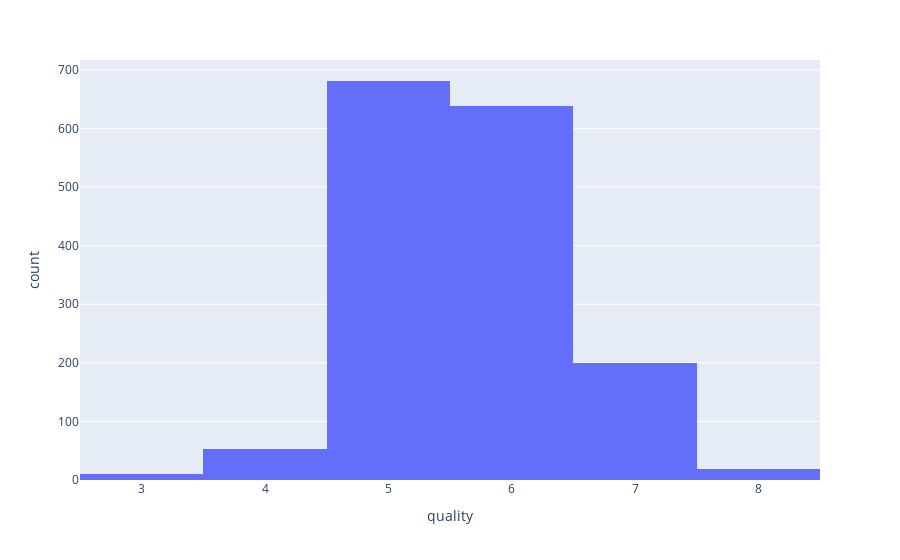

Notebook code for this chart:
### Code cell
#see distribution of quality variable, we can set the variable fig
fig = px.histogram(df, x ='quality')
fig.show()

### Figure 1 — Plotly figure (JSON) as saved in the notebook; plotly's stock layout.template omitted (floating-point values rounded to 4 significant figures; data arrays with more than 128 entries replaced by an {"elided": "..."} marker saying what was removed)
{"data": [{"alignmentgroup": "True", "bingroup": "x", "hovertemplate": "quality=%{x}<br>count=%{y}<extra></extra>", "legendgroup": "", "marker": {"color": "#636efa"}, "name": "", "offsetgroup": "", "orientation": "v", "showlegend": false, "type": "histogram", "x": {"elided": "1599 int values"}, "xaxis": "x", "yaxis": "y"}], "layout": {"barmode": "relative", "legend": {"tracegroupgap": 0}, "margin": {"t": 60}, "xaxis": {"anchor": "y", "domain": [0, 1], "title": {"text": "quality"}}, "yaxis": {"anchor": "x", "domain": [0, 1], "title": {"text": "count"}}}}
